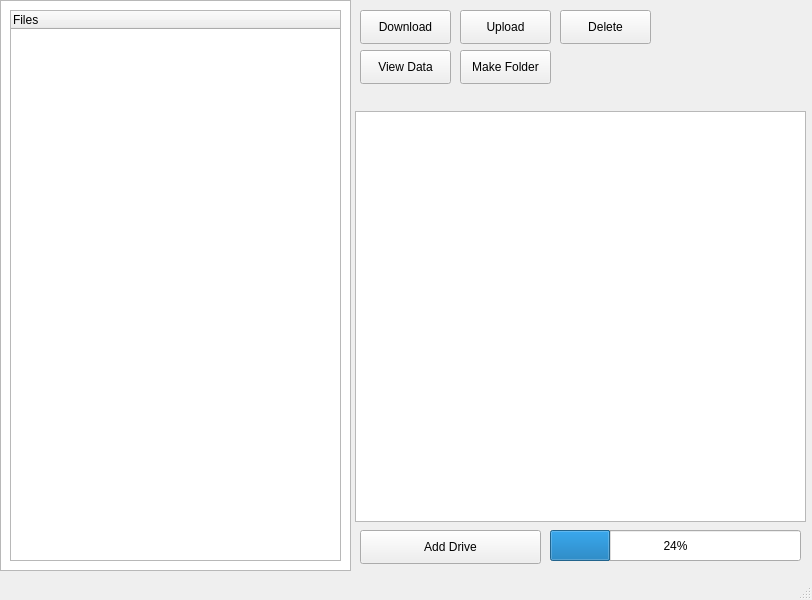
<?xml version="1.0" encoding="UTF-8"?>
<ui version="4.0">
 <class>MainWindow</class>
 <widget class="QMainWindow" name="MainWindow">
  <property name="geometry">
   <rect>
    <x>0</x>
    <y>0</y>
    <width>812</width>
    <height>600</height>
   </rect>
  </property>
  <property name="windowTitle">
   <string>UniKlaud</string>
  </property>
  <property name="windowIcon">
   <iconset resource="resources.qrc">
    <normaloff>:/1/logo.png</normaloff>:/1/logo.png</iconset>
  </property>
  <widget class="QWidget" name="centralwidget">
   <widget class="QTreeView" name="treeView">
    <property name="geometry">
     <rect>
      <x>0</x>
      <y>0</y>
      <width>351</width>
      <height>571</height>
     </rect>
    </property>
   </widget>
   <widget class="QTreeWidget" name="treeWidget">
    <property name="geometry">
     <rect>
      <x>10</x>
      <y>10</y>
      <width>331</width>
      <height>551</height>
     </rect>
    </property>
    <column>
     <property name="text">
      <string>Files</string>
     </property>
    </column>
   </widget>
   <widget class="QPushButton" name="pushButton">
    <property name="geometry">
     <rect>
      <x>360</x>
      <y>10</y>
      <width>91</width>
      <height>34</height>
     </rect>
    </property>
    <property name="text">
     <string>Download</string>
    </property>
   </widget>
   <widget class="QPushButton" name="pushButton_2">
    <property name="geometry">
     <rect>
      <x>460</x>
      <y>10</y>
      <width>91</width>
      <height>34</height>
     </rect>
    </property>
    <property name="text">
     <string>Upload</string>
    </property>
   </widget>
   <widget class="QPushButton" name="pushButton_3">
    <property name="geometry">
     <rect>
      <x>560</x>
      <y>10</y>
      <width>91</width>
      <height>34</height>
     </rect>
    </property>
    <property name="text">
     <string>Delete</string>
    </property>
   </widget>
   <widget class="QPushButton" name="pushButton_4">
    <property name="geometry">
     <rect>
      <x>360</x>
      <y>50</y>
      <width>91</width>
      <height>34</height>
     </rect>
    </property>
    <property name="text">
     <string>View Data</string>
    </property>
   </widget>
   <widget class="QPushButton" name="pushButton_5">
    <property name="geometry">
     <rect>
      <x>360</x>
      <y>530</y>
      <width>181</width>
      <height>34</height>
     </rect>
    </property>
    <property name="text">
     <string>Add Drive</string>
    </property>
   </widget>
   <widget class="QProgressBar" name="progressBar">
    <property name="geometry">
     <rect>
      <x>550</x>
      <y>530</y>
      <width>251</width>
      <height>31</height>
     </rect>
    </property>
    <property name="value">
     <number>24</number>
    </property>
   </widget>
   <widget class="QPushButton" name="pushButton_6">
    <property name="geometry">
     <rect>
      <x>460</x>
      <y>50</y>
      <width>91</width>
      <height>34</height>
     </rect>
    </property>
    <property name="text">
     <string>Make Folder</string>
    </property>
   </widget>
   <widget class="QTableWidget" name="tableWidget">
    <property name="geometry">
     <rect>
      <x>355</x>
      <y>111</y>
      <width>451</width>
      <height>411</height>
     </rect>
    </property>
   </widget>
  </widget>
  <widget class="QStatusBar" name="statusbar"/>
 </widget>
 <resources>
  <include location="resources.qrc"/>
 </resources>
 <connections/>
</ui>
